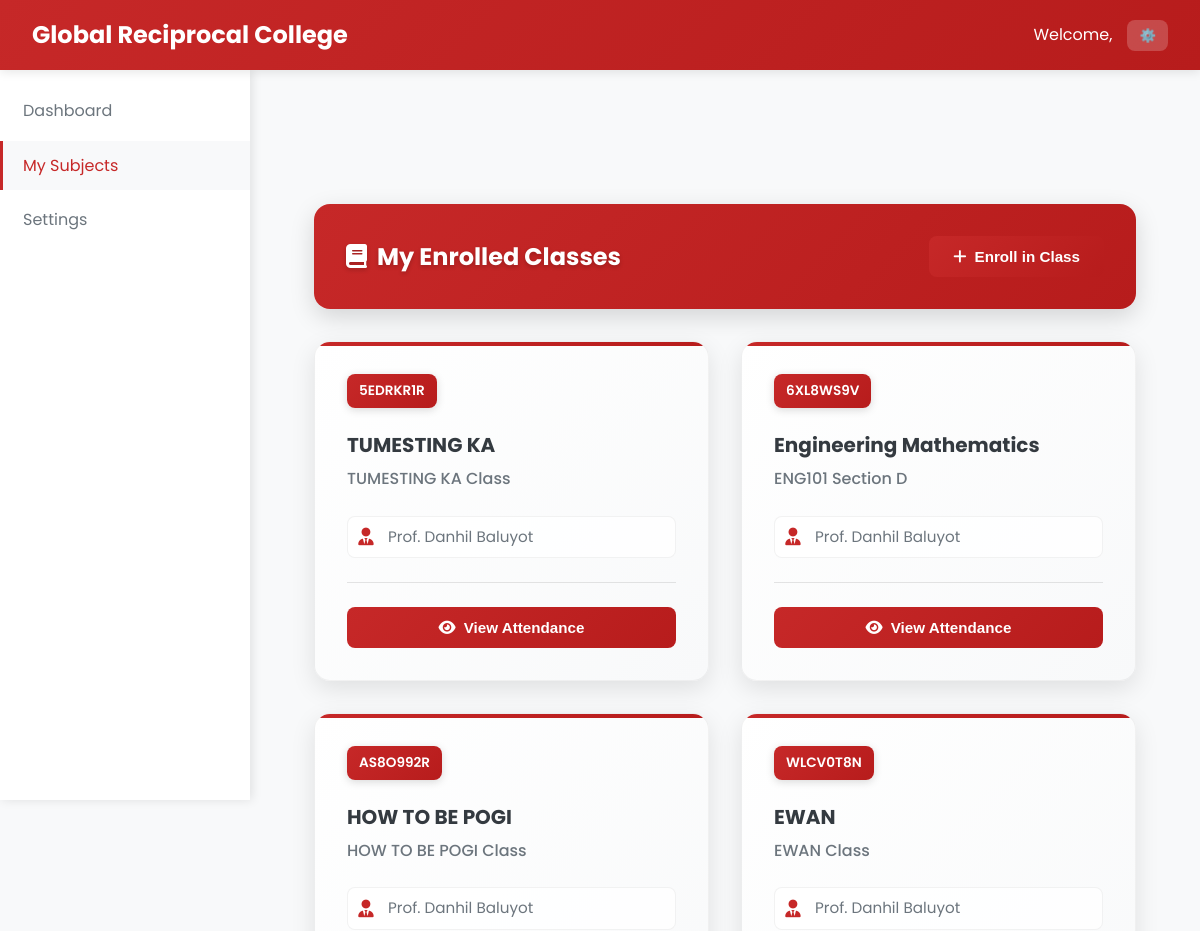
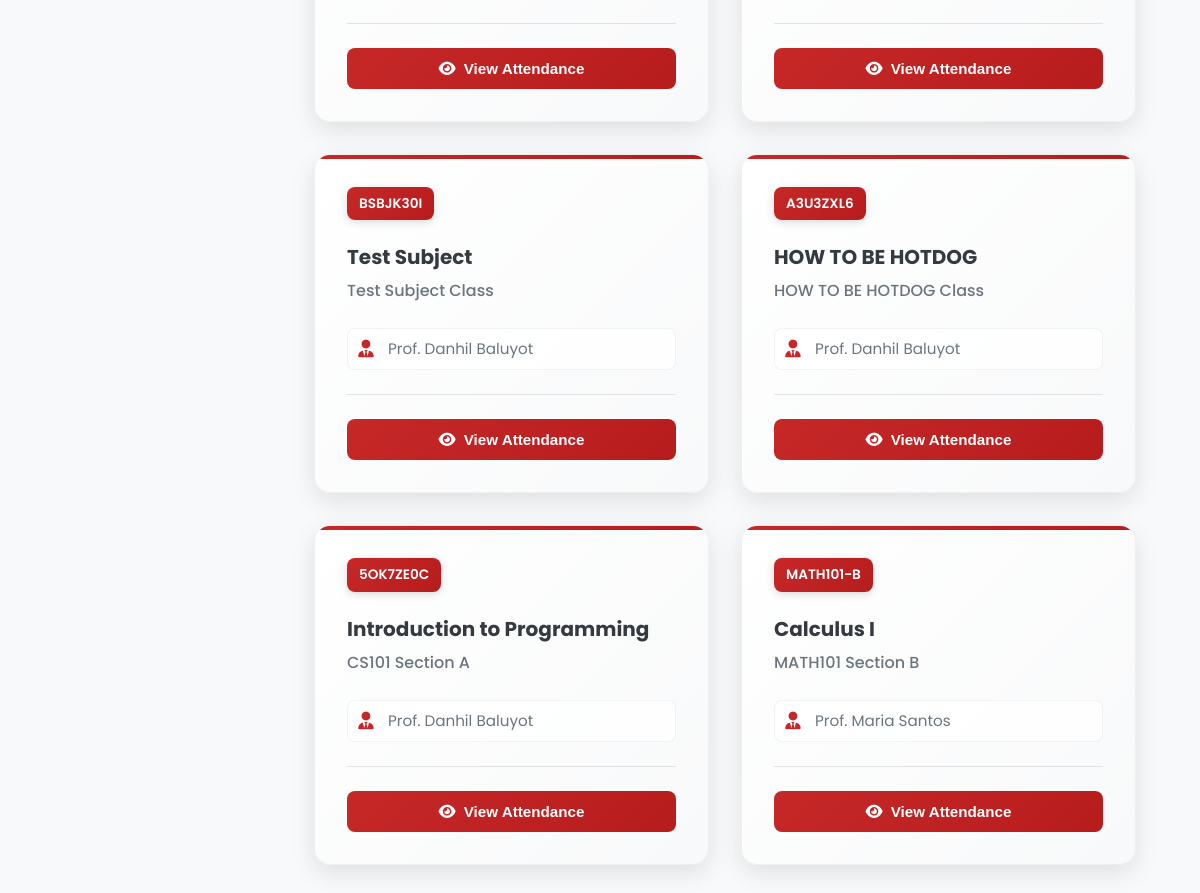
The page /Student/student_manage_schedule.php (signed in) on the database its author committed (2 pictures, top to bottom).
### tables this page shows
CREATE TABLE `classes` (
  `class_id` varchar(20) NOT NULL,
  `class_name` varchar(100) NOT NULL,
  `class_code` varchar(20) NOT NULL,
  `subject_id` varchar(20) DEFAULT NULL,
  `professor_id` varchar(20) DEFAULT NULL,
  `schedule` varchar(100) DEFAULT NULL,
  `room` varchar(50) DEFAULT NULL,
  `created_at` datetime NOT NULL,
  `updated_at` datetime NOT NULL
);

CREATE TABLE `subjects` (
  `subject_id` varchar(20) NOT NULL,
  `subject_name` varchar(100) NOT NULL,
  `subject_code` varchar(20) NOT NULL,
  `description` text DEFAULT NULL,
  `credits` int(11) NOT NULL,
  `created_at` datetime NOT NULL,
  `updated_at` datetime NOT NULL
);

CREATE TABLE `professors` (
  `professor_id` varchar(20) NOT NULL,
  `employee_id` varchar(20) NOT NULL,
  `first_name` varchar(50) NOT NULL,
  `last_name` varchar(50) NOT NULL,
  `email` varchar(100) NOT NULL,
  `password` varchar(255) NOT NULL,
  `department` varchar(100) NOT NULL,
  `mobile` varchar(15) NOT NULL,
  `created_at` datetime NOT NULL,
  `updated_at` datetime NOT NULL
);

### Student/student_manage_schedule.php (the view, shortened to what this page needs)
<?php
require_once '../php/db.php';
$student_id = $_SESSION['user_id'];
$stmt = $pdo->prepare("SELECT c.class_id, c.class_name, c.class_code, s.subject_name, p.first_name, p.last_name
                     FROM student_classes sc
                     JOIN classes c ON sc.class_id = c.class_id
                     JOIN subjects s ON c.subject_id = s.subject_id
                     JOIN professors p ON c.professor_id = p.professor_id
                     WHERE sc.student_id = ?
                     ORDER BY sc.enrolled_at DESC");
$stmt->execute([$student_id]);
$enrolled_classes = $stmt->fetchAll();
?>
<!DOCTYPE html>
<html lang="en">
<head>
    <link rel="stylesheet" href="../css/styles_fixed.css" />
    <link rel="stylesheet" href="https://cdnjs.cloudflare.com/ajax/libs/font-awesome/6.0.0/css/all.min.css" />
</head>
<body>
    <nav class="navbar">
        <div class="navbar-brand">
            <span class="navbar-title">Global Reciprocal College</span>
        </div>
        <div class="navbar-user">
            <span>Welcome, <?php echo htmlspecialchars($_SESSION['first_name'] . ' ' . $_SESSION['last_name']); ?></span>
            <div class="user-dropdown">
                <button class="dropdown-toggle">⚙️</button>
            </div>
        </div>
    </nav>
    <aside class="sidebar">
        <ul class="sidebar-menu">
            <li class="sidebar-item">
                <a href="student_dashboard.php" class="sidebar-link">Dashboard</a>
            </li>
            <li class="sidebar-item">
                <a href="student_manage_schedule.php" class="sidebar-link active">My Subjects</a>
            </li>
            <li class="sidebar-item">
                <a href="../admin/settings.php" class="sidebar-link">Settings</a>
            </li>
        </ul>
    </aside>
    <main class="main-content">
        <div class="dashboard-container">
            <div class="table-header-enhanced">
                <h2 class="table-title-enhanced"><i class="fas fa-book" style="margin-right: 10px;"></i>My Enrolled Classes</h2>
                <div class="table-actions-enhanced">
                    <button class="btn btn-primary" onclick="openEnrollModal()">
                        <i class="fas fa-plus"></i>
                        Enroll in Class
                    </button>
                </div>
            </div>
            <?php if (empty($enrolled_classes)): ?>
                <div class="empty-state">
                    <div class="empty-state-icon">
                        <i class="fas fa-book-open"></i>
                    </div>
                    <div class="empty-state-text">You are not enrolled in any classes yet.</div>
                    <button class="btn btn-primary" onclick="openEnrollModal()">
                        <i class="fas fa-plus"></i>
                        Enroll in Your First Class
                    </button>
                </div>
            <?php else: ?>
                <div class="tiles-grid">
                    <?php foreach ($enrolled_classes as $class): ?>
                        <div class="class-tile" tabindex="0" role="button" aria-pressed="false" data-class-id="<?php echo $class['class_id']; ?>">
                            <div class="class-header">
                                <div class="class-code"><?php echo htmlspecialchars($class['class_code']); ?></div>
                            </div>
                            <div class="class-subject"><?php echo htmlspecialchars($class['subject_name']); ?></div>
                            <div class="class-subject-code"><?php echo htmlspecialchars($class['class_name']); ?></div>
                            <div class="class-details">
                                <div class="class-detail">
                                    <i class="fas fa-user-tie"></i>
                                    Prof. <?php echo htmlspecialchars($class['first_name'] . ' ' . $class['last_name']); ?>
                                </div>
                            </div>
                            <div class="class-actions">
                                <button class="view-attendance-btn" data-class-id="<?php echo $class['class_id']; ?>">
                                    <i class="fas fa-eye"></i>
                                    View Attendance
                                </button>
                            </div>
                        </div>
                    <?php endforeach; ?>
                </div>
            <?php endif; ?>
        </div>
    </main>
</body>
</html>

### css/styles_fixed.css (style rules this page uses)
:root { --primary: #C62828; --primary-dark: #B71C1C; --primary-light: #EF5350; --secondary: #2E7D32; --accent: #1565C0; --light: #f8f9fa; --dark: #343a40; --gray: #6c757d; --light-gray: #e9ecef; --success: #28a745; --warning: #ffc107; --danger: #dc3545; --info: #17a2b8; }
* { margin: 0; padding: 0; box-sizing: border-box; }
body { font-family: 'Poppins', sans-serif; background-color: var(--light); color: var(--dark); line-height: 1.6; }
.navbar { background: linear-gradient(135deg, var(--primary) 0%, var(--primary-dark) 100%); color: white; padding: 1rem 2rem; display: flex; justify-content: space-between; align-items: center; box-shadow: 0 2px 10px rgba(0, 0, 0, 0.1); position: sticky; top: 0; z-index: 1000; }
.navbar-brand { font-size: 1.5rem; font-weight: 700; display: flex; align-items: center; gap: 10px; }
.navbar-user { display: flex; align-items: center; gap: 15px; }
.user-dropdown { position: relative; }
.dropdown-toggle { background: rgba(255, 255, 255, 0.2); border: none; color: white; padding: 8px 12px; border-radius: 8px; cursor: pointer; transition: background-color 0.3s ease; }
.sidebar { width: 250px; background: white; height: calc(100vh - 70px); position: fixed; left: 0; top: 70px; box-shadow: 2px 0 10px rgba(0, 0, 0, 0.1); overflow-y: auto; transition: transform 0.3s ease; z-index: 999; transform: translateX(0); }
.sidebar-menu { list-style: none; padding: 1rem 0; }
.sidebar-item { margin-bottom: 5px; }
.sidebar-link { display: flex; align-items: center; padding: 12px 20px; color: var(--gray); text-decoration: none; transition: all 0.3s ease; border-left: 3px solid transparent; }
.sidebar-link.active { background: var(--light); color: var(--primary); border-left-color: var(--primary); }
.main-content { margin-left: 250px; margin-top: 70px; padding: 2rem; min-height: calc(100vh - 70px); background: var(--light); transition: margin-left 0.3s ease, padding 0.3s ease; }
.tiles-grid { display: grid; grid-template-columns: repeat(auto-fill, minmax(300px, 1fr)); gap: 1.5rem; margin-top: 2rem; }
.class-tile { background: white; border-radius: 12px; box-shadow: 0 4px 15px rgba(0, 0, 0, 0.1); padding: 1.5rem; transition: all 0.3s ease; cursor: pointer; border: 2px solid transparent; }
.class-header { display: flex; justify-content: space-between; align-items: flex-start; margin-bottom: 1rem; }
.class-code { background: var(--primary); color: white; padding: 4px 8px; border-radius: 6px; font-size: 0.8rem; font-weight: 600; }
.class-subject { font-size: 1.1rem; font-weight: 600; color: var(--dark); margin-bottom: 0.5rem; }
.class-subject-code { font-size: 0.9rem; color: var(--gray); margin-bottom: 1rem; }
.class-details { display: grid; gap: 0.5rem; margin-bottom: 1rem; }
.class-detail { display: flex; align-items: center; gap: 0.5rem; font-size: 0.9rem; color: var(--gray); }
.class-detail i { width: 16px; text-align: center; }
.class-actions { display: flex; gap: 0.5rem; margin-top: 1rem; }
.btn { padding: 10px 20px; border: none; border-radius: 8px; cursor: pointer; font-weight: 500; transition: all 0.3s ease; text-decoration: none; display: inline-block; }
.btn-primary { background: var(--primary); color: white; }
.dashboard-container { max-width: 1200px; margin: 0 auto; padding: 2rem; }
.table-header-enhanced { background: linear-gradient(135deg, var(--primary) 0%, var(--primary-dark) 100%); padding: 2rem; border-radius: 16px; margin-bottom: 2rem; box-shadow: 0 8px 25px rgba(0, 0, 0, 0.15); display: flex; justify-content: space-between; align-items: center; }
.table-title-enhanced { color: white; font-size: 1.5rem; font-weight: 700; margin: 0; text-shadow: 0 2px 4px rgba(0, 0, 0, 0.2); }
.table-actions-enhanced { display: flex; gap: 1rem; }
.btn { padding: 0.75rem 1.5rem; border: none; border-radius: 8px; cursor: pointer; font-size: 0.95rem; font-weight: 600; display: inline-flex; align-items: center; gap: 0.5rem; transition: all 0.2s ease; text-decoration: none; }
.btn-primary { background: linear-gradient(135deg, var(--primary) 0%, var(--primary-dark) 100%); color: white; }

### rows shown on the page
classes: class_code "5EDRKR1R", subject.subject_name "TUMESTING KA", class_name "TUMESTING KA Class", professor.last_name "Danhil Baluyot"
classes: class_code "6XL8WS9V", subject.subject_name "Engineering Mathematics", class_name "ENG101 Section D", professor.last_name "Danhil Baluyot"
classes: class_code "AS8O992R", subject.subject_name "HOW TO BE POGI", class_name "HOW TO BE POGI Class", professor.last_name "Danhil Baluyot"
classes: class_code "WLCV0T8N", subject.subject_name "EWAN", class_name "EWAN Class", professor.last_name "Danhil Baluyot"
classes: class_code "BSBJK30I", subject.subject_name "Test Subject", class_name "Test Subject Class", professor.last_name "Danhil Baluyot"
classes: class_code "A3U3ZXL6", subject.subject_name "HOW TO BE HOTDOG", class_name "HOW TO BE HOTDOG Class", professor.last_name "Danhil Baluyot"
classes: class_code "5OK7ZE0C", subject.subject_name "Introduction to Programming", class_name "CS101 Section A", professor.last_name "Danhil Baluyot"
classes: class_code "MATH101-B", subject.subject_name "Calculus I", class_name "MATH101 Section B", professor.last_name "Maria Santos"
